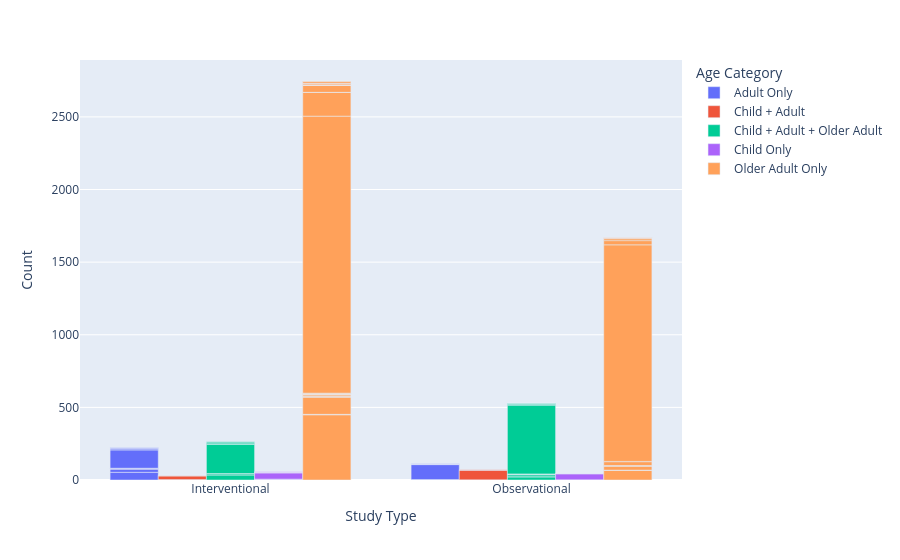

The notebook cell saved with this chart:
### Code cell
DF_counts = DF.groupby(['Study Type', 'Age Category', 'Funded Bys']).size().reset_index(name='Count')
DF_study = DF_counts[DF_counts['Study Type'].isin(['Interventional', 'Observational'])]

fig = px.bar(
    DF_study,
    x='Study Type',
    y='Count',
    color='Age Category',
    barmode='group'
)

fig.show()

### Figure 1 — Plotly figure (JSON) as saved in the notebook; plotly's stock layout.template omitted (floating-point values rounded to 4 significant figures)
{"data": [{"alignmentgroup": "True", "hovertemplate": "Age Category=Adult Only<br>Study Type=%{x}<br>Count=%{y}<extra></extra>", "legendgroup": "Adult Only", "marker": {"color": "#636efa", "pattern": {"shape": ""}}, "name": "Adult Only", "offsetgroup": "Adult Only", "orientation": "v", "showlegend": true, "textposition": "auto", "type": "bar", "x": ["Interventional", "Interventional", "Interventional", "Interventional", "Interventional", "Interventional", "Interventional", "Interventional", "Interventional", "Interventional", "Interventional", "Observational", "Observational", "Observational", "Observational", "Observational", "Observational"], "xaxis": "x", "y": [53, 23, 1, 1, 2, 1, 126, 7, 6, 2, 1, 1, 2, 103, 2, 3, 1], "yaxis": "y"}, {"alignmentgroup": "True", "hovertemplate": "Age Category=Child + Adult<br>Study Type=%{x}<br>Count=%{y}<extra></extra>", "legendgroup": "Child + Adult", "marker": {"color": "#EF553B", "pattern": {"shape": ""}}, "name": "Child + Adult", "offsetgroup": "Child + Adult", "orientation": "v", "showlegend": true, "textposition": "auto", "type": "bar", "x": ["Interventional", "Interventional", "Interventional", "Interventional", "Interventional", "Observational", "Observational", "Observational", "Observational"], "xaxis": "x", "y": [3, 25, 2, 2, 1, 1, 67, 1, 2], "yaxis": "y"}, {"alignmentgroup": "True", "hovertemplate": "Age Category=Child + Adult + Older Adult<br>Study Type=%{x}<br>Count=%{y}<extra></extra>", "legendgroup": "Child + Adult + Older Adult", "marker": {"color": "#00cc96", "pattern": {"shape": ""}}, "name": "Child + Adult + Older Adult", "offsetgroup": "Child + Adult + Older Adult", "orientation": "v", "showlegend": true, "textposition": "auto", "type": "bar", "x": ["Interventional", "Interventional", "Interventional", "Interventional", "Interventional", "Interventional", "Interventional", "Observational", "Observational", "Observational", "Observational", "Observational", "Observational", "Observational", "Observational", "Observational", "Observational"], "xaxis": "x", "y": [34, 9, 1, 201, 5, 11, 2, 21, 7, 12, 1, 1, 473, 5, 7, 2, 1], "yaxis": "y"}, {"alignmentgroup": "True", "hovertemplate": "Age Category=Child Only<br>Study Type=%{x}<br>Count=%{y}<extra></extra>", "legendgroup": "Child Only", "marker": {"color": "#ab63fa", "pattern": {"shape": ""}}, "name": "Child Only", "offsetgroup": "Child Only", "orientation": "v", "showlegend": true, "textposition": "auto", "type": "bar", "x": ["Interventional", "Interventional", "Interventional", "Interventional", "Interventional", "Interventional", "Interventional", "Observational", "Observational", "Observational", "Observational"], "xaxis": "x", "y": [4, 1, 1, 43, 2, 4, 1, 1, 42, 1, 1], "yaxis": "y"}, {"alignmentgroup": "True", "hovertemplate": "Age Category=Older Adult Only<br>Study Type=%{x}<br>Count=%{y}<extra></extra>", "legendgroup": "Older Adult Only", "marker": {"color": "#FFA15A", "pattern": {"shape": ""}}, "name": "Older Adult Only", "offsetgroup": "Older Adult Only", "orientation": "v", "showlegend": true, "textposition": "auto", "type": "bar", "x": ["Interventional", "Interventional", "Interventional", "Interventional", "Interventional", "Interventional", "Interventional", "Interventional", "Interventional", "Interventional", "Interventional", "Interventional", "Interventional", "Interventional", "Interventional", "Interventional", "Interventional", "Interventional", "Interventional", "Interventional", "Interventional", "Interventional", "Interventional", "Observational", "Observational", "Observational", "Observational", "Observational", "Observational", "Observational", "Observational", "Observational", "Observational", "Observational", "Observational", "Observational", "Observational"], "xaxis": "x", "y": [449, 2, 1, 119, 1, 6, 1, 8, 5, 1, 1, 2, 2, 1907, 163, 1, 48, 2, 2, 10, 1, 12, 3, 67, 1, 28, 1, 2, 1, 26, 2, 1491, 29, 13, 6, 1, 1], "yaxis": "y"}], "layout": {"barmode": "group", "legend": {"title": {"text": "Age Category"}, "tracegroupgap": 0}, "margin": {"t": 60}, "xaxis": {"anchor": "y", "domain": [0, 1], "title": {"text": "Study Type"}}, "yaxis": {"anchor": "x", "domain": [0, 1], "title": {"text": "Count"}}}}
